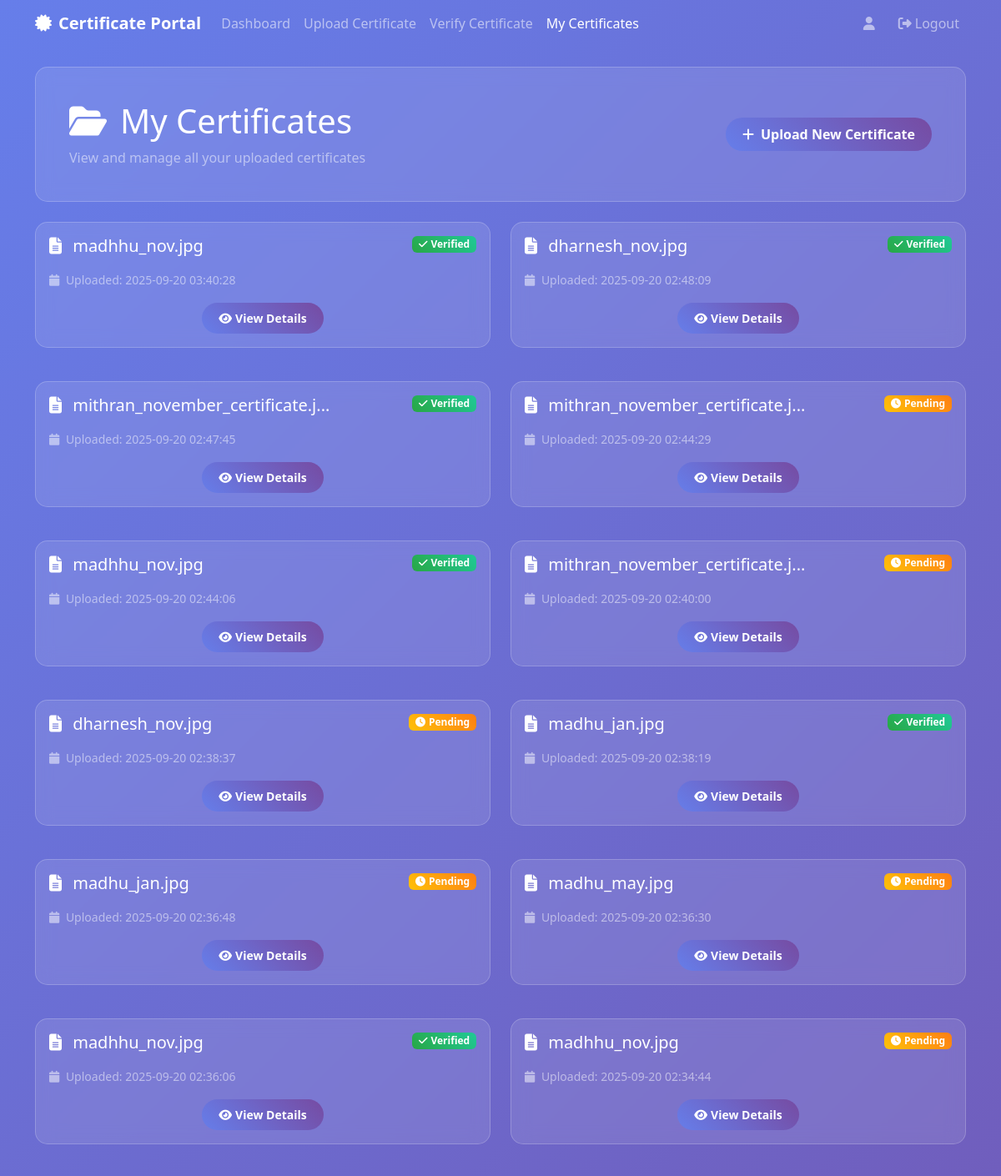
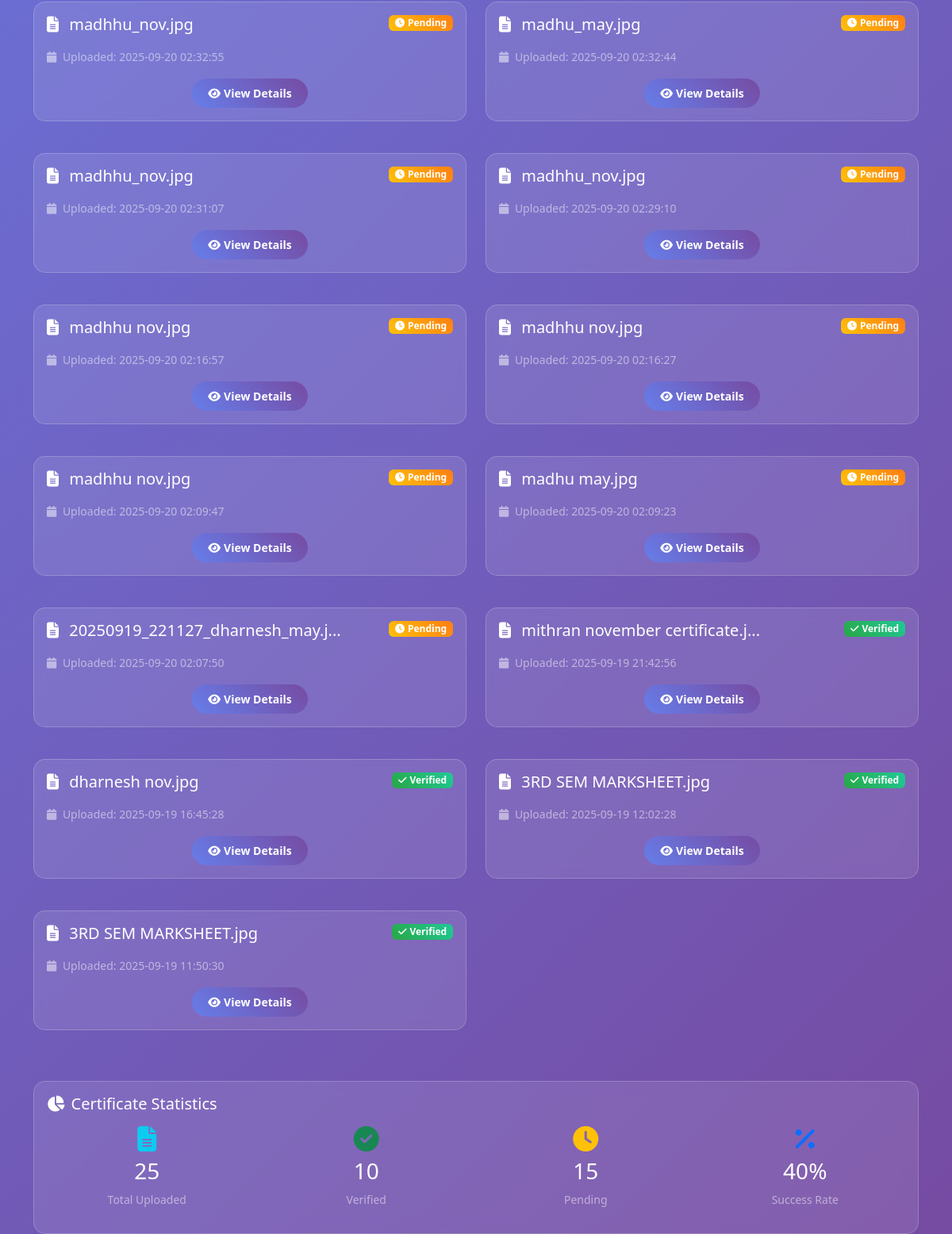
The page /my_certificates (signed in) on the database its author committed (2 pictures, top to bottom).
### tables this page shows
CREATE TABLE user_certificates (
        id INTEGER PRIMARY KEY AUTOINCREMENT,
        user_id INTEGER,
        filename TEXT NOT NULL,
        original_filename TEXT NOT NULL,
        upload_date TIMESTAMP DEFAULT CURRENT_TIMESTAMP,
        extracted_data TEXT,
        verification_status TEXT DEFAULT 'pending',
        verification_result TEXT,
        FOREIGN KEY (user_id) REFERENCES portal_users (id)
    );

### user/app.py (the view)
@app.route('/my_certificates')
@login_required
def my_certificates():
    conn = get_user_db()
    cursor = conn.cursor()
    cursor.execute('SELECT id, original_filename, upload_date, verification_status FROM user_certificates WHERE user_id = ? ORDER BY upload_date DESC', (session['user_id'],))
    certificates = cursor.fetchall()
    conn.close()
    parsed_certificates = [{'id': c[0], 'filename': c[1], 'upload_date': c[2], 'status': c[3]} for c in certificates]
    return render_template('my_certificates.html', certificates=parsed_certificates)

### user/app.py (called while the page is built)
def get_user_db():
    return sqlite3.connect(USER_DB_PATH)

def login_required(f):
    @wraps(f)
    def decorated_function(*args, **kwargs):
        if 'user_id' not in session:
            flash('Please log in to access this page.', 'warning')
            return redirect(url_for('login'))
        return f(*args, **kwargs)
    return decorated_function

### user/templates/my_certificates.html (shortened to what this page needs)
<!DOCTYPE html>
<html lang="en">
<head>
    <link href="https://cdn.jsdelivr.net/npm/bootstrap@5.3.2/dist/css/bootstrap.min.css" rel="stylesheet">
    <link href="https://cdnjs.cloudflare.com/ajax/libs/font-awesome/6.4.0/css/all.min.css" rel="stylesheet">
</head>
<body>
    <nav class="navbar navbar-expand-lg navbar-dark bg-transparent">
        <div class="container">
            <a class="navbar-brand fw-bold" href="{{ url_for('dashboard') }}">
                <i class="fas fa-certificate me-2"></i>Certificate Portal
            </a>
            <div class="collapse navbar-collapse" id="navbarNav">
                <div class="navbar-nav me-auto">
                    <a class="nav-link" href="{{ url_for('dashboard') }}">Dashboard</a>
                    <a class="nav-link" href="{{ url_for('upload_certificate') }}">Upload Certificate</a>
                    <a class="nav-link" href="{{ url_for('verify_certificate') }}">Verify Certificate</a>
                    <a class="nav-link active" href="{{ url_for('my_certificates') }}">My Certificates</a>
                </div>
                <div class="navbar-nav">
                    <span class="navbar-text me-3">
                        <i class="fas fa-user me-1"></i>{{ session.full_name }}
                    </span>
                    <a class="nav-link" href="{{ url_for('logout') }}">
                        <i class="fas fa-sign-out-alt me-1"></i>Logout
                    </a>
                </div>
            </div>
        </div>
    </nav>
    <div class="container mt-4">
        <div class="row mb-4">
            <div class="col-12">
                <div class="card p-4">
                    <div class="card-body">
                        <div class="d-flex justify-content-between align-items-center">
                            <div>
                                <h1 class="text-white mb-2">
                                    <i class="fas fa-folder-open me-3"></i>My Certificates
                                </h1>
                                <p class="text-white-50 mb-0">
                                    View and manage all your uploaded certificates
                                </p>
                            </div>
                            <div>
                                <a href="{{ url_for('upload_certificate') }}" class="btn btn-custom">
                                    <i class="fas fa-plus me-2"></i>Upload New Certificate
                                </a>
                            </div>
                        </div>
                    </div>
                </div>
            </div>
        </div>
        {% if certificates %}
            <div class="row">
                {% for cert in certificates %}
                    <div class="col-lg-6 mb-4">
                        <div class="card certificate-card">
                            <div class="card-body">
                                <div class="d-flex justify-content-between align-items-start mb-3">
                                    <h5 class="text-white mb-0">
                                        <i class="fas fa-file-alt me-2"></i>
                                        {{ cert.filename[:30] }}{% if cert.filename|length > 30 %}...{% endif %}
                                    </h5>
                                    {% if cert.status == 'verified' %}
                                        <span class="badge badge-verified">
                                            <i class="fas fa-check me-1"></i>Verified
                                        </span>
                                    {% else %}
                                        <span class="badge badge-pending">
                                            <i class="fas fa-clock me-1"></i>Pending
                                        </span>
                                    {% endif %}
                                </div>
                                <div class="mb-3">
                                    <small class="text-white-50">
                                        <i class="fas fa-calendar me-1"></i>
                                        Uploaded: {{ cert.upload_date }}
                                    </small>
                                </div>
                                <div class="text-center">
                                    <a href="{{ url_for('view_certificate', cert_id=cert.id) }}" class="btn btn-custom btn-sm">
                                        <i class="fas fa-eye me-1"></i>View Details
                                    </a>
                                </div>
                            </div>
                        </div>
                    </div>
                {% endfor %}
            </div>
            <div class="row mt-4">
                <div class="col-12">
                    <div class="card">
                        <div class="card-body">
                            <h5 class="text-white mb-3">
                                <i class="fas fa-chart-pie me-2"></i>Certificate Statistics
                            </h5>
                            <div class="row text-center">
                                <div class="col-md-3">
                                    <div class="text-white">
                                        <i class="fas fa-file-alt fa-2x mb-2 text-info"></i>
                                        <h3>{{ certificates|length }}</h3>
                                        <p class="text-white-50 small">Total Uploaded</p>
                                    </div>
                                </div>
                                <div class="col-md-3">
                                    <div class="text-white">
                                        <i class="fas fa-check-circle fa-2x mb-2 text-success"></i>
                                        <h3>{{ certificates|selectattr('status', 'equalto', 'verified')|list|length }}</h3>
                                        <p class="text-white-50 small">Verified</p>
                                    </div>
                                </div>
                                <div class="col-md-3">
                                    <div class="text-white">
                                        <i class="fas fa-clock fa-2x mb-2 text-warning"></i>
                                        <h3>{{ certificates|selectattr('status', 'equalto', 'pending')|list|length }}</h3>
                                        <p class="text-white-50 small">Pending</p>
                                    </div>
                                </div>
                                <div class="col-md-3">
                                    <div class="text-white">
                                        <i class="fas fa-percentage fa-2x mb-2 text-primary"></i>
                                        <h3>
                                            {% set verified_count = certificates|selectattr('status', 'equalto', 'verified')|list|length %}
                                            {{ ((verified_count / certificates|length) * 100)|round|int if certificates|length > 0 else 0 }}%
                                        </h3>
                                        <p class="text-white-50 small">Success Rate</p>
                                    </div>
                                </div>
                            </div>
                        </div>
                    </div>
                </div>
            </div>
        {% endif %}
    </div>
</body>
</html>

### user/templates/my_certificates.html (style rules this page uses)
body { background: linear-gradient(135deg, #667eea 0%, #764ba2 100%); min-height: 100vh; }
.card { backdrop-filter: blur(10px); background: rgba(255, 255, 255, 0.1); border: 1px solid rgba(255, 255, 255, 0.2); border-radius: 15px; }
.certificate-card { transition: all 0.3s ease; margin-bottom: 1rem; }
.badge-verified { background: linear-gradient(45deg, #28a745, #20c997); }
.badge-pending { background: linear-gradient(45deg, #ffc107, #fd7e14); }
.btn-custom { background: linear-gradient(45deg, #667eea, #764ba2); border: none; padding: 8px 20px; border-radius: 20px; color: white; font-weight: 600; transition: all 0.3s ease; }

### rows shown on the page
user_certificates: original_filename "madhhu_nov.jpg", verification_status "verified" (drawn), upload_date "2025-09-20 03:40:28"
user_certificates: original_filename "dharnesh_nov.jpg", verification_status "verified" (drawn), upload_date "2025-09-20 02:48:09"
user_certificates: original_filename "mithran_november_certificate.j", verification_status "verified" (drawn), upload_date "2025-09-20 02:47:45"
user_certificates: original_filename "mithran_november_certificate.j", verification_status "pending" (drawn), upload_date "2025-09-20 02:44:29"
user_certificates: original_filename "madhhu_nov.jpg", verification_status "verified" (drawn), upload_date "2025-09-20 02:44:06"
user_certificates: original_filename "mithran_november_certificate.j", verification_status "pending" (drawn), upload_date "2025-09-20 02:40:00"
user_certificates: original_filename "dharnesh_nov.jpg", verification_status "pending" (drawn), upload_date "2025-09-20 02:38:37"
user_certificates: original_filename "madhu_jan.jpg", verification_status "verified" (drawn), upload_date "2025-09-20 02:38:19"
user_certificates: original_filename "madhu_jan.jpg", verification_status "pending" (drawn), upload_date "2025-09-20 02:36:48"
user_certificates: original_filename "madhu_may.jpg", verification_status "pending" (drawn), upload_date "2025-09-20 02:36:30"
user_certificates: original_filename "madhhu_nov.jpg", verification_status "verified" (drawn), upload_date "2025-09-20 02:36:06"
user_certificates: original_filename "madhhu_nov.jpg", verification_status "pending" (drawn), upload_date "2025-09-20 02:34:44"
user_certificates: original_filename "madhhu_nov.jpg", verification_status "pending" (drawn), upload_date "2025-09-20 02:32:55"
user_certificates: original_filename "madhu_may.jpg", verification_status "pending" (drawn), upload_date "2025-09-20 02:32:44"
user_certificates: original_filename "madhhu_nov.jpg", verification_status "pending" (drawn), upload_date "2025-09-20 02:31:07"
user_certificates: original_filename "madhhu_nov.jpg", verification_status "pending" (drawn), upload_date "2025-09-20 02:29:10"
user_certificates: original_filename "madhhu nov.jpg", verification_status "pending" (drawn), upload_date "2025-09-20 02:16:57"
user_certificates: original_filename "madhhu nov.jpg", verification_status "pending" (drawn), upload_date "2025-09-20 02:16:27"
user_certificates: original_filename "madhhu nov.jpg", verification_status "pending" (drawn), upload_date "2025-09-20 02:09:47"
user_certificates: original_filename "madhu may.jpg", verification_status "pending" (drawn), upload_date "2025-09-20 02:09:23"
user_certificates: original_filename "20250919_221127_dharnesh_may.j", verification_status "pending" (drawn), upload_date "2025-09-20 02:07:50"
user_certificates: original_filename "mithran november certificate.j", verification_status "verified" (drawn), upload_date "2025-09-19 21:42:56"
user_certificates: original_filename "dharnesh nov.jpg", verification_status "verified" (drawn), upload_date "2025-09-19 16:45:28"
user_certificates: original_filename "3RD SEM MARKSHEET.jpg", verification_status "verified" (drawn), upload_date "2025-09-19 12:02:28"
user_certificates: original_filename "3RD SEM MARKSHEET.jpg", verification_status "verified" (drawn), upload_date "2025-09-19 11:50:30"

### other values the page prints
{{ certificates|length }} "25"
{{ certificates|selectattr('status', 'equalto', 'verified')|list|length }} "10"
{{ certificates|selectattr('status', 'equalto', 'pending')|list|length }} "15"
